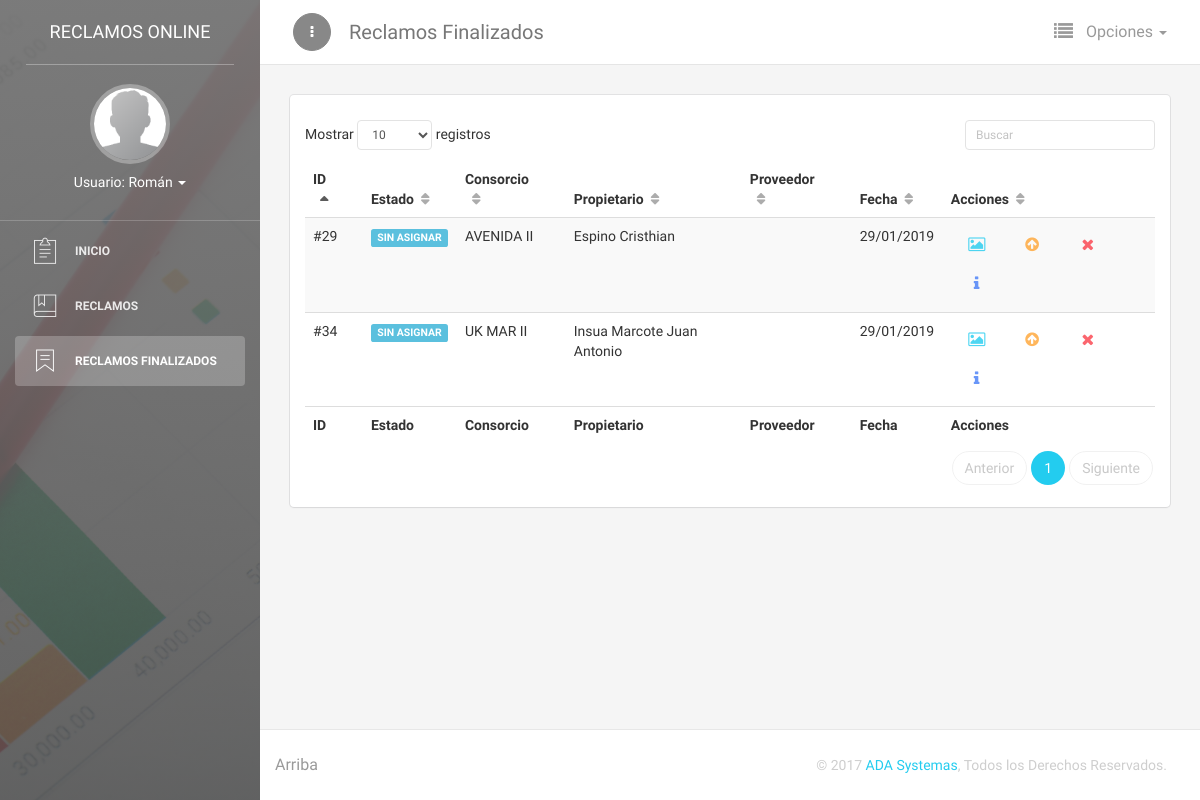
The page /tablas/reclamo_final.php (signed in) on the database its author committed.
### tables this page shows
CREATE TABLE `usuario` (
  `idusuario` int(11) NOT NULL,
  `uemail` varchar(45) DEFAULT NULL,
  `unombre` varchar(45) DEFAULT NULL,
  `uapellido` varchar(45) DEFAULT NULL,
  `upass` varchar(200) DEFAULT NULL,
  `utelefono` varchar(45) DEFAULT NULL,
  `udireccion` varchar(45) DEFAULT NULL,
  `ufecha` datetime DEFAULT NULL
);

CREATE TABLE `reclamo` (
  `idreclamo` int(11) NOT NULL,
  `rconsorcio` varchar(45) DEFAULT NULL,
  `ruf` varchar(45) DEFAULT NULL,
  `rpiso` varchar(45) DEFAULT NULL,
  `rdepto` varchar(45) DEFAULT NULL,
  `rtitular` varchar(45) DEFAULT NULL,
  `rtelefono` varchar(45) DEFAULT NULL,
  `remail` varchar(45) DEFAULT NULL,
  `rllave` varchar(45) DEFAULT NULL,
  `rreclamo` varchar(1000) DEFAULT NULL,
  `rfecha` date DEFAULT NULL,
  `rproveedor` varchar(145) DEFAULT NULL,
  `rfactura` varchar(145) DEFAULT NULL,
  `rfechapago` date DEFAULT NULL,
  `rcheque` varchar(145) DEFAULT NULL,
  `robservaciones` varchar(1000) DEFAULT NULL,
  `rreclamo_estado` int(11) DEFAULT NULL,
  `restado` int(11) DEFAULT NULL,
  `rfechaalta` datetime DEFAULT NULL,
  `rfechabaja` datetime DEFAULT NULL,
  `rfechamod` datetime DEFAULT NULL,
  `usuario_idusuario` int(11) NOT NULL
);

### tablas/reclamo_final.php (the view, shortened to what this page needs)
<?php
include('../parametros2/conexion.php');
if(isset($_SESSION['usuario_id']) == false){
  header('Location: ../index.php');
}else{
    $nombre = "SELECT unombre FROM usuario WHERE idusuario = '".$_SESSION['usuario_id']."'";
        if(!$result3 = $db->query($nombre)){  die('Ocurrió un error: [' . $db->error . ']'); }
    $nombre2 = $result3->fetch_array();
}
?>
<!doctype html>
<html lang="en">
<head>
    <link href="../parametros/assets/css/bootstrap.min.css" rel="stylesheet" />
    <link href="../parametros/assets/css/light-bootstrap-dashboard.css" rel="stylesheet"/>
    <link href="../parametros/assets/css/demo.css" rel="stylesheet" />
    <link href="../parametros/font-awesome-4.7.0/css/font-awesome.min.css" rel="stylesheet">
    <link href="../parametros/fontsgoogleapis.css" rel="stylesheet" type="text/css">
    <link href="../parametros/assets/css/pe-icon-7-stroke.css" rel="stylesheet" />
</head>
<body>
<div class="wrapper">
    <div class="sidebar" data-color="grey" data-image="../parametros/assets/img/full-screen-image-1.jpg">
        <div class="logo">
            <a href="inicio.php" class="logo-text">
                Reclamos Online
            </a>
        </div>
    	<div class="sidebar-wrapper">
            <div class="user">
                <div class="photo">
                    <img src="../parametros/assets/img/default-avatar.jpg" />
                </div>
                <div class="info">
                    <a data-toggle="collapse" href="#collapseExample" class="collapsed">
                        Usuario: <?php echo $nombre2['unombre'];?>
                        <b class="caret"></b>
                    </a>
                </div>
            </div>
            <ul class="nav">
                <li>
                    <a href="../inicio.php">
                        <i class="pe-7s-note2"></i>
                        <p>Inicio</p>
                    </a>
                </li>
                <li>
                    <a href="reclamo.php">
                        <i class="pe-7s-notebook"></i>
                        <p>Reclamos</p>
                    </a>
                </li>
                <li class="active">
                    <a href="reclamo_final.php">
                        <i class="pe-7s-ribbon"></i>
                        <p>Reclamos Finalizados</p>
                    </a>
                </li>
            </ul>
    	</div>
    </div>
    <div class="main-panel">
        <nav class="navbar navbar-default">
            <div class="container-fluid">
				<div class="navbar-minimize">
					<button id="minimizeSidebar" class="btn btn-secondary btn-fill btn-round btn-icon">
						<i class="fa fa-ellipsis-v visible-on-sidebar-regular"></i>
					</button>
				</div>
                <div class="navbar-header">
                    <a class="navbar-brand">Reclamos Finalizados</a>
                </div>
                <div class="collapse navbar-collapse">
                    <ul class="nav navbar-nav navbar-right">
                        <li class="dropdown dropdown-with-icons">
                            <a href="#" class="dropdown-toggle" data-toggle="dropdown">
                                <i class="fa fa-list"></i>
                                <p>Opciones
                                    <b class="caret"></b>
                                </p>
                            </a>
                        </li>
                    </ul>
                </div>
            </div>
        </nav>
        <div class="content">
            <div class="container-fluid">
                <div class="row">
                    <div class="col-md-12">
                        <div class="card">
                            <div class="content">
                                <div class="fresh-datatables">
                                <div class="registros" id="agrega-registros">
                                <table id="tabla2" class="table table-striped table-no-bordered table-hover" cellspacing="0" width="100%" style="width:100%">
                                    <thead>
                                        <tr>
                                            <th>ID</th>
                                            <th>Estado</th>
                                            <th>Consorcio</th>
                                            <th>Propietario</th>
                                            <th>Proveedor</th>
                                            <th>Fecha</th>
                                            <th>Acciones</th>
                                        </tr>
                                    </thead>
                                    <tfoot>
                                        <tr>
                                            <th>ID</th>
                                            <th>Estado</th>
                                            <th>Consorcio</th>
                                            <th>Propietario</th>
                                            <th>Proveedor</th>
                                            <th>Fecha</th>
                                            <th>Acciones</th>
                                        </tr>
                                    </tfoot>
                                     <tbody>
                                        <?php
                                            require('../parametros2/conexion.php');
                                            $usu = $_SESSION['usuario_id'];
                                            $consult="SELECT idreclamo, rconsorcio, rtitular, rproveedor, rfecha, rreclamo_estado
                                                      FROM reclamo
                                                      WHERE usuario_idusuario = '$usu' AND restado = '0'
                                                      ORDER BY idreclamo ASC ";
                                            if(!$result = $db->query($consult)){  die('Ocurrió un error: [' . $db->error . ']'); }
                                            while($fila=$result->fetch_assoc()){
                                                echo '<tr>
                                                        <td> #'.$fila['idreclamo'].'</td>';
                                            switch($fila['rreclamo_estado']){
                                                case '0':
                                                echo '<td><span class="label label-info">SIN ASIGNAR</span></td>';
                                                    break;
                                                }
                                                 echo ' <td>'.$fila['rconsorcio'].'</td>
                                                        <td>'.$fila['rtitular'].'</td>
                                                        <td>'.$fila['rproveedor'].'</td>
                                                      <td>';
                                                $date = new DateTime($fila['rfecha']);
                                                echo $date->format('d/m/Y');
                                                echo '</td>
                                                        <td>
                                                        <a rel="tooltip" title="Imagenes" class="btn btn-info btn-simple btn" href="javascript:editarimg('.$fila['idreclamo'].');">
                                                            <i class="fa fa-picture-o"></i>
                                                        </a>
                                                        <a rel="tooltip" title="Retaurar" class="btn btn-warning btn-simple btn" href="javascript:restaurarProducto('.$fila['idreclamo'].');">
                                                            <i class="fa fa-arrow-circle-up"></i>
                                                        </a>
                                                        <a rel="tooltip" title="Eliminar" class="btn btn-danger btn-simple btn" href="javascript:eliminarProducto('.$fila['idreclamo'].');">
                                                            <i class="fa fa-times"></i>
                                                        </a>
                                                        <a rel="tooltip" title="Info" class="btn btn-primary btn-simple btn" href="javascript:infoProducto('.$fila['idreclamo'].');">
                                                            <i class="fa fa-info"></i>
                                                        </a>
                                                        </td>
                                                    </tr>';
                                            }
                                        ?>
                                    </tbody>
                                </table>
                        </div>
                    </div>
                </div>
            </div>
        </div>
    </div>
            </div>
        </div>
        <footer class="footer">
            <div class="container-fluid">
                <nav class="pull-left">
                    <ul>
                        <li>
                            <a href="#">
                                Arriba
                            </a>
                        </li>
                    </ul>
                </nav>
                <p class="copyright pull-right">
                    &copy; 2017 <a href="#">ADA Systemas</a>, Todos los Derechos Reservados.
                </p>
            </div>
        </footer>
    </div>
</div>
</body>
</html>

### rows shown on the page
usuario: unombre "Román"
reclamo: idreclamo "29", rreclamo_estado "SIN ASIGNAR", rconsorcio "AVENIDA II", rtitular "Espino Cristhian", rfecha "29/01/2019"
reclamo: idreclamo "34", rreclamo_estado "SIN ASIGNAR", rconsorcio "UK MAR II", rtitular "Insua Marcote Juan Antonio", rfecha "29/01/2019"
